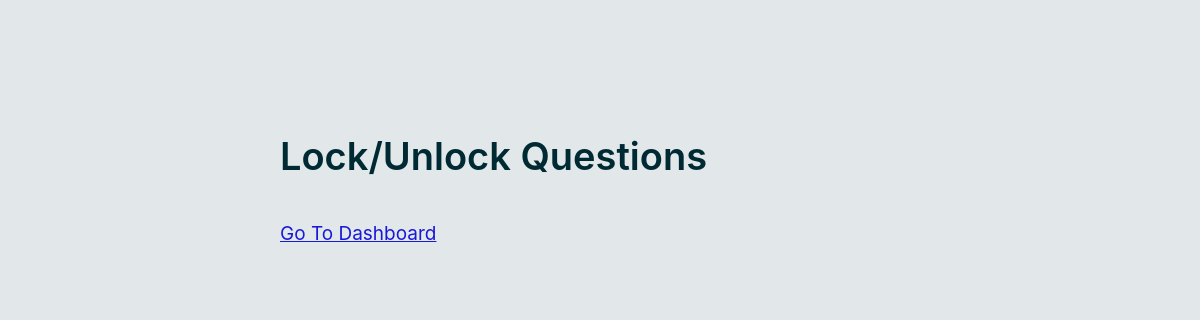
Page /quiz/lock_unlock_ques/1234 on the earlier database version.
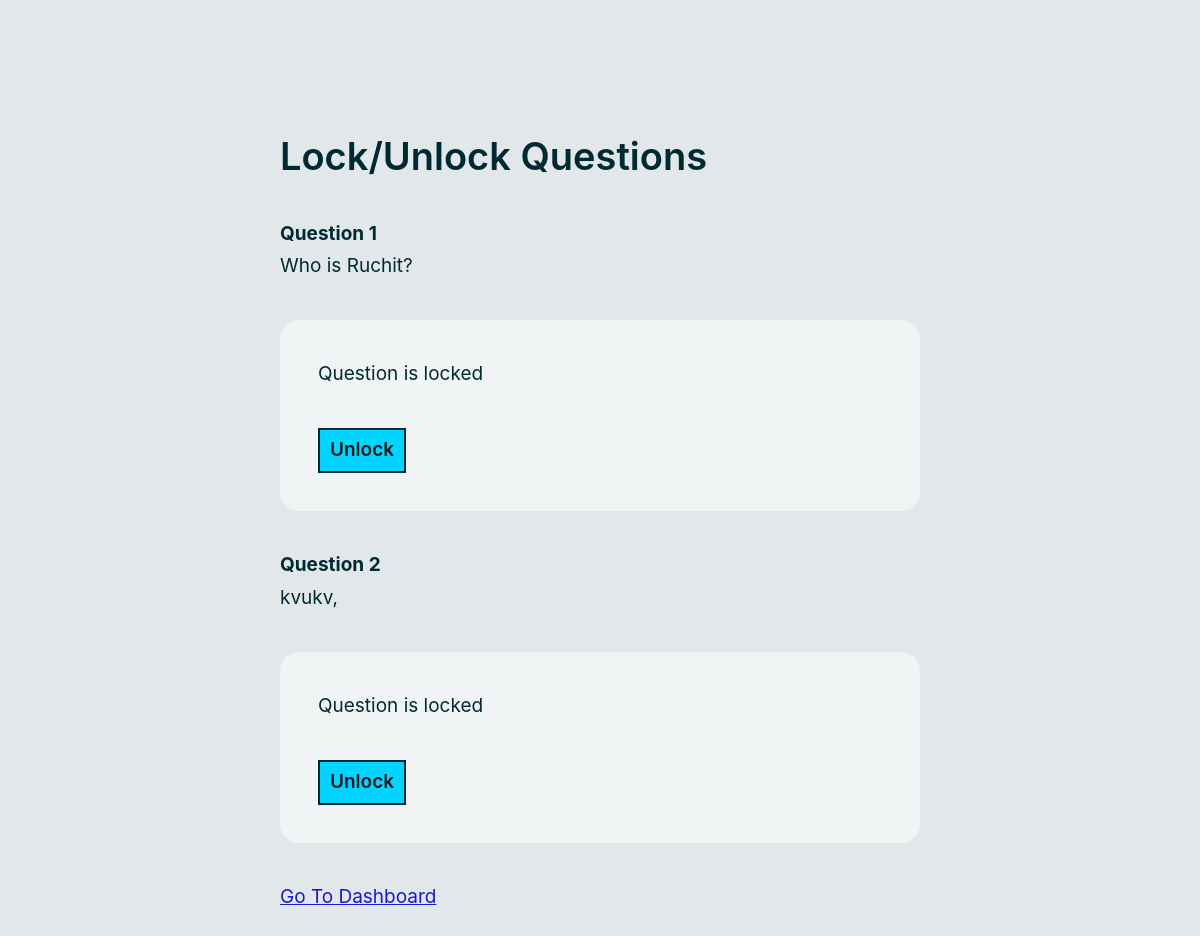
Same page on the later database version.
### tables this page shows
CREATE TABLE Questions(
    question_id INTEGER NOT NULL,
    quiz_id TEXT NOT NULL,
    question_text TEXT NOT NULL,
    options JSON NOT NULL,
    correct_options JSON NOT NULL,
    lock BOOLEAN DEFAULT TRUE,
    duration TEXT,
    PRIMARY KEY (question_id, quiz_id),
    FOREIGN KEY (quiz_id) REFERENCES Quizzes (quiz_id) ON DELETE CASCADE
);

### quiz_app/quiz.py (the view, shortened to what this page needs)
@bp.route('/quiz/lock_unlock_ques/<int:quiz_id>', methods=['GET','POST'])
def lock_unlock_ques(quiz_id):
    db = get_db()
    questions = db.execute('SELECT * FROM Questions WHERE quiz_id = ?', (quiz_id,)).fetchall()
    return render_template('lock_unlock_ques.html', questions=questions, quiz_id=quiz_id)

### quiz_app/auth.py (called while the page is built)
@bp.before_app_request
def load_logged_in_user():
    user_id = session.get('user_id')
    if user_id is None:
        g.user = None
    else:
        g.user = get_db().execute(
            'SELECT * FROM user WHERE id = ?', (user_id,)
        ).fetchone()

### quiz_app/db.py (called while the page is built)
def get_db():
    if 'db' not in g:
        g.db = sqlite3.connect(
            current_app.config['DATABASE'],
            detect_types=sqlite3.PARSE_DECLTYPES
        )
        g.db.row_factory = sqlite3.Row
    return g.db

### templates/lock_unlock_ques.html (shortened to what this page needs)
{% extends 'base.html' %}
    {% block content %}
    <div class="container mt-5">
        <h2>Lock/Unlock Questions</h2>
        <div class="all-questions">
            {% for question in questions %}
            <div class="question">
                <h4>Question {{ question['question_id'] }}</h4>
                <p>{{ question['question_text'] }}</p>
                <form action="{{ url_for('quiz.lock_unlock_ques', quiz_id=quiz_id) }}" method="POST">
                    {% if question['lock'] %}
                        <p>Question is locked</p>
                    {% else %}
                        <p>Question is unlocked</p>
                    {% endif %}
                    <button type="submit" name="lock_unlock" class="btn btn-outline-danger">{{ 'Unlock' if question['lock'] else 'Lock' }}</button>
                </form>
            </div>
            {% endfor %}
            <a href="{{ url_for('interface.dashboard') }}" class="btn btn-outline-primary">Go To Dashboard</a>
        </div>
    </div>
    {% endblock %}

### templates/base.html (shortened to what this page needs)
<!DOCTYPE html>
<html lang="en">
<head>
  <link rel="stylesheet" href="/static/style.css">
</head>
<body>
  {% block content %}{% endblock %}
</body>
</html>

Differences in the rows shown:
added Questions: question_id "1", question_text "Who is Ruchit?", shows "Question is locked", lock "Unlock"
added Questions: question_id "2", question_text "kvukv,", shows "Question is locked", lock "Unlock"
